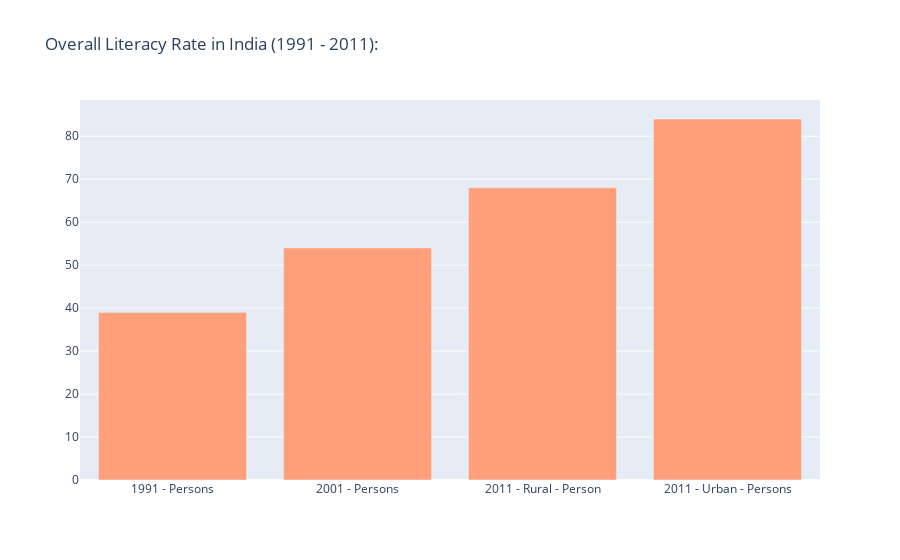

Notebook cell for this chart:
### Code cell
fig.update_layout(title='Overall Literacy Rate in India (1991 - 2011):')
fig.show()

### Figure 1 — Plotly figure (JSON) as saved in the notebook; plotly's stock layout.template omitted (floating-point values rounded to 4 significant figures)
{"data": [{"marker": {"color": "lightsalmon"}, "type": "bar", "x": ["1991 - Persons", "2001 - Persons", "2011 - Rural - Person", "2011 - Urban - Persons"], "y": [39, 54, 68, 84]}], "layout": {"title": {"text": "Overall Literacy Rate in India (1991 - 2011):"}}}
